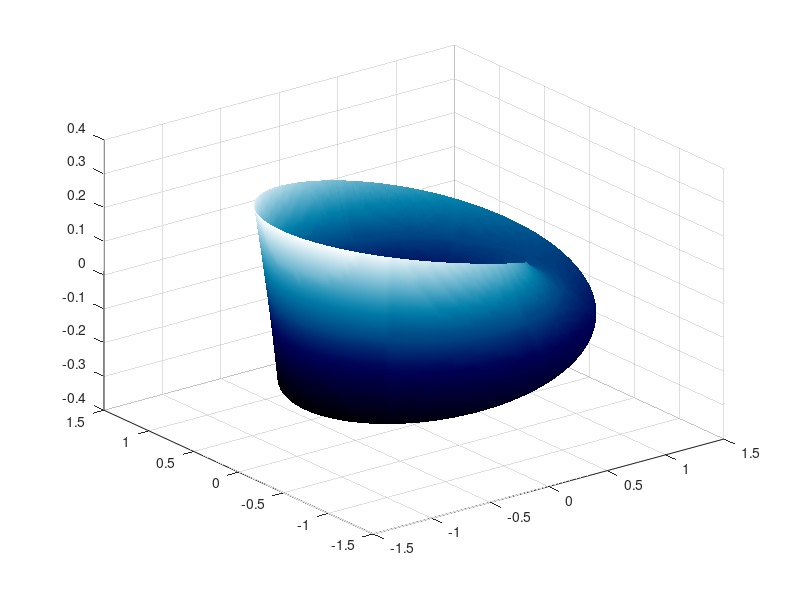

Recreate this plot in MATLAB.
u = 0:0.05:2*pi+pi/2;
v = -0.5:0.05:0.5;

[U, V] = meshgrid(u, v);

X = (1+(V/2).*cos(U/2)).*cos(U);
Y = (1+(V/2).*cos(U/2)).*sin(U);

#[X, Y] = meshgrid(x, y);
Z = (V/2).*sin(U/2);
figure
surf(X, Y, Z)
shading interp
colormap('ocean')
